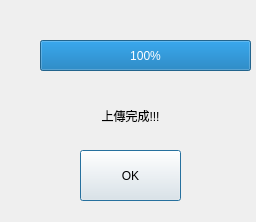
<?xml version="1.0" encoding="UTF-8"?>
<ui version="4.0">
 <class>Dialog</class>
 <widget class="QDialog" name="Dialog">
  <property name="enabled">
   <bool>true</bool>
  </property>
  <property name="geometry">
   <rect>
    <x>0</x>
    <y>0</y>
    <width>256</width>
    <height>222</height>
   </rect>
  </property>
  <property name="sizePolicy">
   <sizepolicy hsizetype="Minimum" vsizetype="Minimum">
    <horstretch>0</horstretch>
    <verstretch>0</verstretch>
   </sizepolicy>
  </property>
  <property name="windowTitle">
   <string>Dialog</string>
  </property>
  <widget class="QPushButton" name="OK_button">
   <property name="geometry">
    <rect>
     <x>80</x>
     <y>150</y>
     <width>101</width>
     <height>51</height>
    </rect>
   </property>
   <property name="sizePolicy">
    <sizepolicy hsizetype="Minimum" vsizetype="Minimum">
     <horstretch>0</horstretch>
     <verstretch>0</verstretch>
    </sizepolicy>
   </property>
   <property name="minimumSize">
    <size>
     <width>50</width>
     <height>44</height>
    </size>
   </property>
   <property name="text">
    <string>OK</string>
   </property>
  </widget>
  <widget class="QProgressBar" name="progressBar">
   <property name="geometry">
    <rect>
     <x>40</x>
     <y>40</y>
     <width>211</width>
     <height>31</height>
    </rect>
   </property>
   <property name="value">
    <number>100</number>
   </property>
  </widget>
  <widget class="QLabel" name="label">
   <property name="geometry">
    <rect>
     <x>50</x>
     <y>90</y>
     <width>161</width>
     <height>51</height>
    </rect>
   </property>
   <property name="text">
    <string>上傳完成!!!</string>
   </property>
   <property name="alignment">
    <set>Qt::AlignCenter</set>
   </property>
  </widget>
 </widget>
 <resources/>
 <connections/>
</ui>
